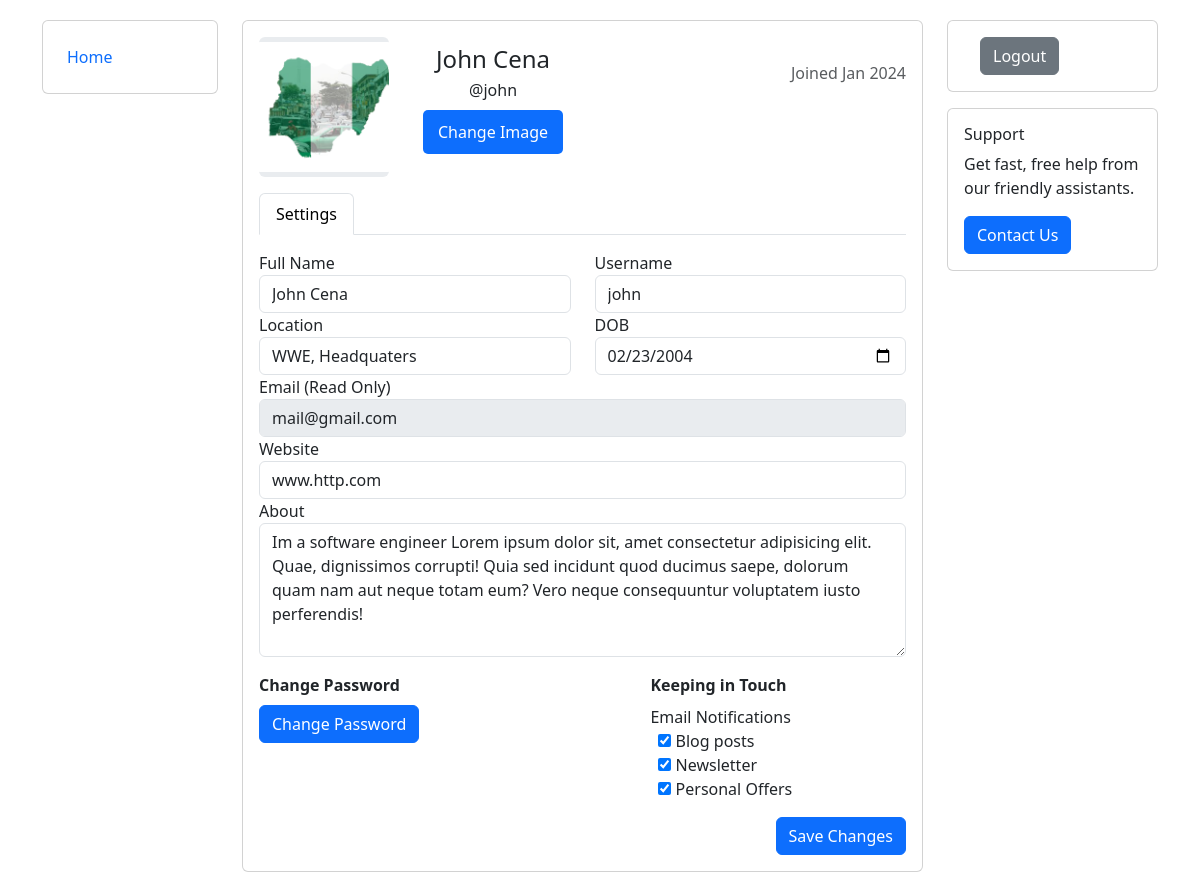
/edit_profile/ (signed in), run on the app's committed database.
### blog/models.py (models this page shows, shortened)
class Profile(models.Model):
    user = models.OneToOneField(User, on_delete=models.CASCADE)
    bio = models.TextField(null=True, blank=True)
    dob = models.DateField(null=True, blank=True)
    profile_img =  models.ImageField( upload_to='profile_images', default='default.jpg')
    location = models.CharField(null=True, blank=True, max_length=100)
    website = models.CharField(null=True, blank=True,max_length=100)

### blog/views.py (the view, shortened to what this page needs)
# urls.py: path("edit_profile/", views.edit_profile , name="edit_profile-page"),
@login_required(login_url='signin-page')
def edit_profile(request):
    user_object = User.objects.get(username=request.user)
    currently_user = Profile.objects.get(user=user_object)
    context = {
        'currently_user': currently_user
    }
    return render(request, "edit_profile.html", context)

### templates/edit_profile.html (shortened to what this page needs)
{% load static %}
<!DOCTYPE html>
<html lang="en">
<head>
    <link href="https://cdn.jsdelivr.net/npm/bootstrap@5.3.2/dist/css/bootstrap.min.css" rel="stylesheet"
>
    <link rel="stylesheet" href="{% static 'css/editprofile.css' %}">
</head>
<body>
    <div class="container">
        <div class="row flex-lg-nowrap">
            <div class="col-12 col-lg-auto mb-3" style="width: 200px;">
                <div class="card p-3">
                    <div class="e-navlist--active-bg">
                        <ul class="nav">
                            <li class="nav-item"><a class="nav-link px-2 active" href="#"><span>Home</span></a></li>
                        </ul>
                    </div>
                </div>
            </div>
            <div class="col">
                <div class="row">
                    <div class="col mb-3">
                        <div class="card">
                            <div class="card-body">
                                <div class="e-profile">
                                        <div class="row">
                                            <div class="col-12 col-sm-auto mb-3">
                                                <div class="mx-auto" style="width: 140px;">
                                                    <div class="d-flex justify-content-center align-items-center rounded"
                                                        style="height: 140px; overflow: hidden; width: 130px; background-color: rgb(233, 236, 239);">
                                                        <span
                                                            style="color: rgb(166, 168, 170); font: bold 8pt Arial; overflow: hidden; ">
                                                            <img style="width: 100%; object-fit: cover; object-position: center;"
                                                                src="{{ currently_user.profile_img.url }}"
                                                                alt="unavailable">
                                                        </span>
                                                    </div>
                                                </div>
                                            </div>
                                            <div
                                                class="col d-flex flex-column flex-sm-row justify-content-between mb-3">
                                                <div class="text-center text-sm-left mb-2 mb-sm-0">
                                                    <h4 class="pt-sm-2 pb-1 mb-0 text-nowrap">
                                                        {{request.user.first_name}}
                                                    </h4>
                                                    <p class="mb-0">@{{request.user.username}}</p>
                                                    <div class="mt-2 file-input-container">
                                                        <button class="btn btn-primary file-input-button">Change
                                                            Image</button>
                                                    </div>
                                                </div>
                                                <div class="text-center text-sm-right">
                                                    <span class="badge badge-secondary">administrator</span>
                                                    <div class="text-muted"><p>Joined
                                                            {{request.user.date_joined | date:"M Y" }}</p></div>
                                                </div>
                                            </div>
                                        </div>
                                    <ul class="nav nav-tabs">
                                        <li class="nav-item"><a href="" class="active nav-link">Settings</a></li>
                                    </ul>
                                    <div class="tab-content pt-3">
                                        <div class="tab-pane active">
                                            <form action="" method="post" class="form" novalidate>
                                                <div class="row">
                                                    <div class="col">
                                                        <div class="row">
                                                            <div class="col">
                                                                <div class="form-group">
                                                                    <label>Full Name</label>
                                                                    <input class="form-control" type="text" name="name"
                                                                        placeholder="John Smith"
                                                                        value="{{currently_user.user.first_name}}">
                                                                </div>
                                                            </div>
                                                            <div class="col">
                                                                <div class="form-group">
                                                                    <label>Username</label>
                                                                    <input class="form-control" type="text"
                                                                        name="username" placeholder="Username"
                                                                        value="{{currently_user.user.username}}">
                                                                </div>
                                                            </div>
                                                        </div>
                                                        <div class="row">
                                                            <div class="col">
                                                                <div class="form-group">
                                                                    <label>Location</label>
                                                                    <input class="form-control" type="text"
                                                                        name="location" placeholder="State, Country"
                                                                        value="{{ currently_user.location }}">
                                                                </div>
                                                            </div>
                                                            <div class="col">
                                                                <div class="form-group">
                                                                    <label>DOB</label>
                                                                    <input class="form-control" type="date" value="{{ currently_user.dob|date:'Y-m-d' }}" name="dob">
                                                                </div>
                                                            </div>
                                                        </div>
                                                        <div class="row">
                                                            <div class="col">
                                                                <div class="form-group">
                                                                    <label>Email (Read Only)</label>
                                                                    <input class="form-control" type="text" disabled value="{{currently_user.user.email}}"
                                                                        placeholder="user@example.com" name="email">
                                                                </div>
                                                            </div>
                                                        </div>
                                                        <div class="row">
                                                            <div class="col">
                                                                <div class="form-group">
                                                                    <label>Website</label>
                                                                    <input class="form-control" type="text"
                                                                        value="{{currently_user.website}}"
                                                                        placeholder="www.xyx.com" name="Website">
                                                                </div>
                                                            </div>
                                                        </div>
                                                        <div class="row">
                                                            <div class="col mb-3">
                                                                <div class="form-group">
                                                                    <label>About</label>
                                                                    <textarea class="form-control" rows="5" name="bio"
                                                                        placeholder="My Bio">{{ currently_user.bio }}</textarea>
                                                                </div>
                                                            </div>
                                                        </div>
                                                    </div>
                                                </div>
                                                <div class="row">
                                                    <div class="col-12 col-sm-6 mb-3">
                                                        <div class="mb-2"><b>Change Password</b></div>
                                                        <div class="row">
                                                            <div class="col">
                                                                <div class="form-group">
                                                                    <button class="btn btn-primary"
                                                                        type="/submit">Change Password</button>
                                                                </div>
                                                            </div>
                                                        </div>
                                                    </div>
                                                    <div class="col-12 col-sm-5 offset-sm-1 mb-3">
                                                        <div class="mb-2"><b>Keeping in Touch</b></div>
                                                        <div class="row">
                                                            <div class="col">
                                                                <label>Email Notifications</label>
                                                                <div class="custom-controls-stacked px-2">
                                                                    <div class="custom-control custom-checkbox">
                                                                        <input type="checkbox"
                                                                            class="custom-control-input"
                                                                            id="notifications-blog" checked>
                                                                        <label class="custom-control-label"
                                                                            for="notifications-blog">Blog posts</label>
                                                                    </div>
                                                                    <div class="custom-control custom-checkbox">
                                                                        <input type="checkbox"
                                                                            class="custom-control-input"
                                                                            id="notifications-news" checked>
                                                                        <label class="custom-control-label"
                                                                            for="notifications-news">Newsletter</label>
                                                                    </div>
                                                                    <div class="custom-control custom-checkbox">
                                                                        <input type="checkbox"
                                                                            class="custom-control-input"
                                                                            id="notifications-offers" checked>
                                                                        <label class="custom-control-label"
                                                                            for="notifications-offers">Personal
                                                                            Offers</label>
                                                                    </div>
                                                                </div>
                                                            </div>
                                                        </div>
                                                    </div>
                                                </div>
                                                <div class="row">
                                                    <div class="col d-flex justify-content-end">
                                                        <button class="btn btn-primary" type="submit">Save
                                                            Changes</button>
                                                    </div>
                                                </div>
                                            </form>
                                        </div>
                                    </div>
                                </div>
                            </div>
                        </div>
                    </div>
                    <div class="col-12 col-md-3 mb-3">
                        <div class="card mb-3">
                            <div class="card-body">
                                <div class="px-xl-3">
                                    <button class="btn btn-block btn-secondary">
                                        <span>Logout</span>
                                    </button>
                                </div>
                            </div>
                        </div>
                        <div class="card">
                            <div class="card-body">
                                <h6 class="card-title font-weight-bold">Support</h6>
                                <p class="card-text">Get fast, free help from our friendly assistants.</p>
                                <button type="button" class="btn btn-primary">Contact Us</button>
                            </div>
                        </div>
                    </div>
                </div>
            </div>
        </div>
    </div>
</body>
</html>

### data on the page
Profile: profile_img (picture), name "John Cena", username "john", location "WWE, Headquaters", dob "02/23/2004", email "mail@gmail.com", Website "www.http.com", bio "Im a software engineer Lorem ipsum dolor sit, amet consectetur adipisicing elit. Quae, dignissimos corrupti! Quia sed incidunt quod ducimus saepe, dolorum quam nam aut neque totam eum? Vero neque consequuntur voluptatem iusto perferendis!"

### other printed values
{{ request.user.first_name }} "John Cena"
{{ request.user.username }} "john"
{{ request.user.date_joined | date:"M Y" }} "Jan 2024"
